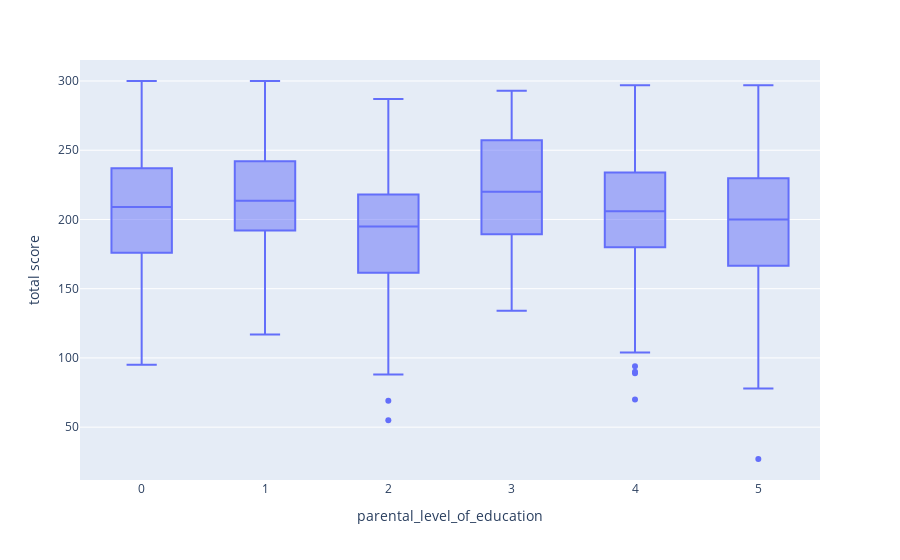

The notebook cell saved with this chart:
### Code cell
fig = px.box(df, x='parental_level_of_education', y='total score')
fig.show()

### Figure 1 — Plotly figure (JSON) as saved in the notebook; plotly's stock layout.template omitted (floating-point values rounded to 4 significant figures; data arrays with more than 128 entries replaced by an {"elided": "..."} marker saying what was removed)
{"data": [{"alignmentgroup": "True", "hovertemplate": "parental_level_of_education=%{x}<br>total score=%{y}<extra></extra>", "legendgroup": "", "marker": {"color": "#636efa"}, "name": "", "notched": false, "offsetgroup": "", "orientation": "v", "showlegend": false, "type": "box", "x": {"elided": "1000 int values"}, "x0": " ", "xaxis": "x", "y": {"elided": "1000 int values"}, "y0": " ", "yaxis": "y"}], "layout": {"boxmode": "group", "legend": {"tracegroupgap": 0}, "margin": {"t": 60}, "xaxis": {"anchor": "y", "domain": [0, 1], "title": {"text": "parental_level_of_education"}}, "yaxis": {"anchor": "x", "domain": [0, 1], "title": {"text": "total score"}}}}
